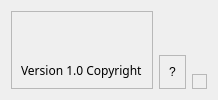
     <widget class="QFrame" name="frmFooter">
      <property name="frameShape">
       <enum>QFrame::NoFrame</enum>
      </property>
      <property name="frameShadow">
       <enum>QFrame::Raised</enum>
      </property>
      <layout class="QHBoxLayout" name="horizontalLayout_5">
       <item>
        <widget class="QFrame" name="frame">
         <property name="frameShape">
          <enum>QFrame::StyledPanel</enum>
         </property>
         <property name="frameShadow">
          <enum>QFrame::Raised</enum>
         </property>
         <layout class="QVBoxLayout" name="verticalLayout_2">
          <item alignment="Qt::AlignBottom">
           <widget class="QLabel" name="label_3">
            <property name="font">
             <font>
              <family>Montserrat SemiBold</family>
             </font>
            </property>
            <property name="text">
             <string>Version 1.0 Copyright</string>
            </property>
           </widget>
          </item>
         </layout>
        </widget>
       </item>
       <item alignment="Qt::AlignRight|Qt::AlignBottom">
        <widget class="QFrame" name="frame_2">
         <property name="frameShape">
          <enum>QFrame::StyledPanel</enum>
         </property>
         <property name="frameShadow">
          <enum>QFrame::Raised</enum>
         </property>
         <layout class="QVBoxLayout" name="verticalLayout_3">
          <item alignment="Qt::AlignVCenter">
           <widget class="QLabel" name="label_4">
            <property name="text">
             <string>?</string>
            </property>
           </widget>
          </item>
         </layout>
        </widget>
       </item>
       <item alignment="Qt::AlignBottom">
        <widget class="QFrame" name="frmSizeGrip">
         <property name="minimumSize">
          <size>
           <width>15</width>
           <height>15</height>
          </size>
         </property>
         <property name="maximumSize">
          <size>
           <width>15</width>
           <height>15</height>
          </size>
         </property>
         <property name="frameShape">
          <enum>QFrame::StyledPanel</enum>
         </property>
         <property name="frameShadow">
          <enum>QFrame::Raised</enum>
         </property>
        </widget>
       </item>
      </layout>
     </widget>
